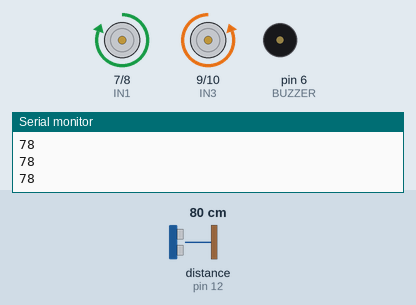
Simulated run of this sketch. Board: Arduino Uno, built with avr-gcc and run on an emulated ATmega328P. Parts: motor-driver pin pairs drawn as motors (green arrow = first pin HIGH = forward, orange = second pin HIGH = backward, longer = more drive), buzzer (waves = sounding, pin HIGH), the last lines printed to the serial monitor. Wiring (inferred from the names in the program): ultrasonic range finder: trigger pin 11; echo pin 12. Inputs (shaded band) come from the test bench; at power-on: distance to the obstacle (sensor on pin 12) 80 cm. The echo pulse lasts 58.3 µs per cm; random numbers use the default seed unless the sketch sets one; pins used as bus, display or sensor lines are not drawn.

Above: at 2.2 s.
2.3 s: distance to the obstacle (sensor on pin 12) set to 22 cm
3.8 s: distance to the obstacle (sensor on pin 12) set to 19 cm
At 4.8 s:
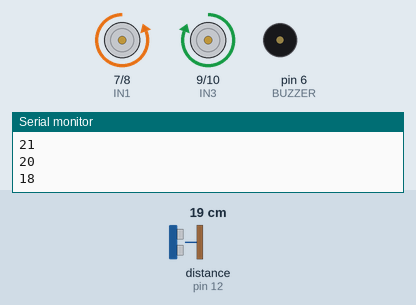
At 5.7 s:
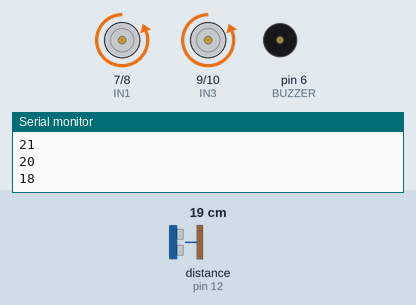
Timing chart, 0 to 19.4 s (numbered marks = the images above; inputs shaded):
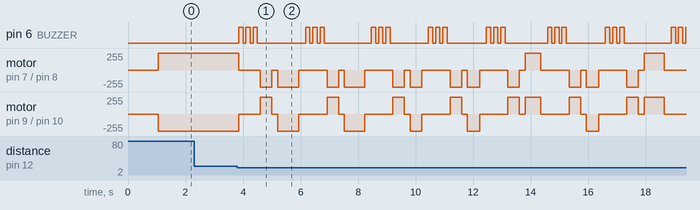

The sketch:

obstacole.ino
```cpp
// Pini L298N
#define IN1 7   // motor stânga
#define IN2 8
#define IN3 9   // motor dreapta
#define IN4 10
#define BUZZER 6

// Pini senzor HC-SR04
#define TRIG 11
#define ECHO 12

#define DIST_OBSTACOL 20

void setup() {
  Serial.begin(9600);
  pinMode(BUZZER, OUTPUT);
  digitalWrite(BUZZER, LOW);
  pinMode(IN1, OUTPUT);
  pinMode(IN2, OUTPUT);
  pinMode(IN3, OUTPUT);
  pinMode(IN4, OUTPUT);
  pinMode(TRIG, OUTPUT);
  pinMode(ECHO, INPUT);
  opreste();
  randomSeed(analogRead(A0));
  delay(1000);   // pauză la pornire
}

// ---------- Motoare individuale ----------
void stanga(bool fata) {
  digitalWrite(IN1, fata ? HIGH : LOW);
  digitalWrite(IN2, fata ? LOW : HIGH);
}

void dreapta(bool fata) {
  digitalWrite(IN3, fata ? LOW : HIGH);
  digitalWrite(IN4, fata ? HIGH : LOW);
}

// ---------- Mișcări ----------
void inainte()     { stanga(true);  dreapta(true);  }
void inapoi()      { stanga(false); dreapta(false); }
void viraStanga()  { stanga(false); dreapta(true);  }
void viraDreapta() { stanga(true);  dreapta(false); }

void opreste() {
  digitalWrite(IN1, LOW);
  digitalWrite(IN2, LOW);
  digitalWrite(IN3, LOW);
  digitalWrite(IN4, LOW);
}

// ---------- Senzor ----------
long masoaraDistanta() {
  digitalWrite(TRIG, LOW);
  delayMicroseconds(2);
  digitalWrite(TRIG, HIGH);
  delayMicroseconds(10);
  digitalWrite(TRIG, LOW);

  long durata = pulseIn(ECHO, HIGH, 30000);  // timeout 30 ms
  if (durata == 0) return 400;               // fără ecou = liber
  return durata * 0.034 / 2;                 // cm
}

// Medie din 3 citiri
long distantaFiltrata() {
  long suma = 0;
  for (int i = 0; i < 3; i++) {
    suma += masoaraDistanta();
    delay(10);
  }
  return suma / 3;
}

// ---------- Evitare obstacol ----------
void eviteObstacol() {
  opreste();

  // buzzer pulsat: 3 bipuri
  for (int i = 0; i < 3; i++) {
    digitalWrite(BUZZER, HIGH);
    delay(150);
    digitalWrite(BUZZER, LOW);
    delay(100);
  }

  inapoi();
  delay(400);
  opreste();
  delay(200);

  // alege random stânga sau dreapta
  if (random(2) == 0) viraStanga();
  else                viraDreapta();
  delay(random(400, 800));   // unghi de viraj variabil
  opreste();
  delay(200);
}

// ---------- Program principal ----------
void loop() {
  long d = distantaFiltrata();
  Serial.println(d);   // DEBUG: șterge după ce merge

  if (d < DIST_OBSTACOL) {
    eviteObstacol();
  } else {
    inainte();
  }
}
```

Measured:
- the behaviour switches between 21 and 20 cm on distance to the obstacle (sensor on pin 12) (found by bisection; images 0 and 1)
